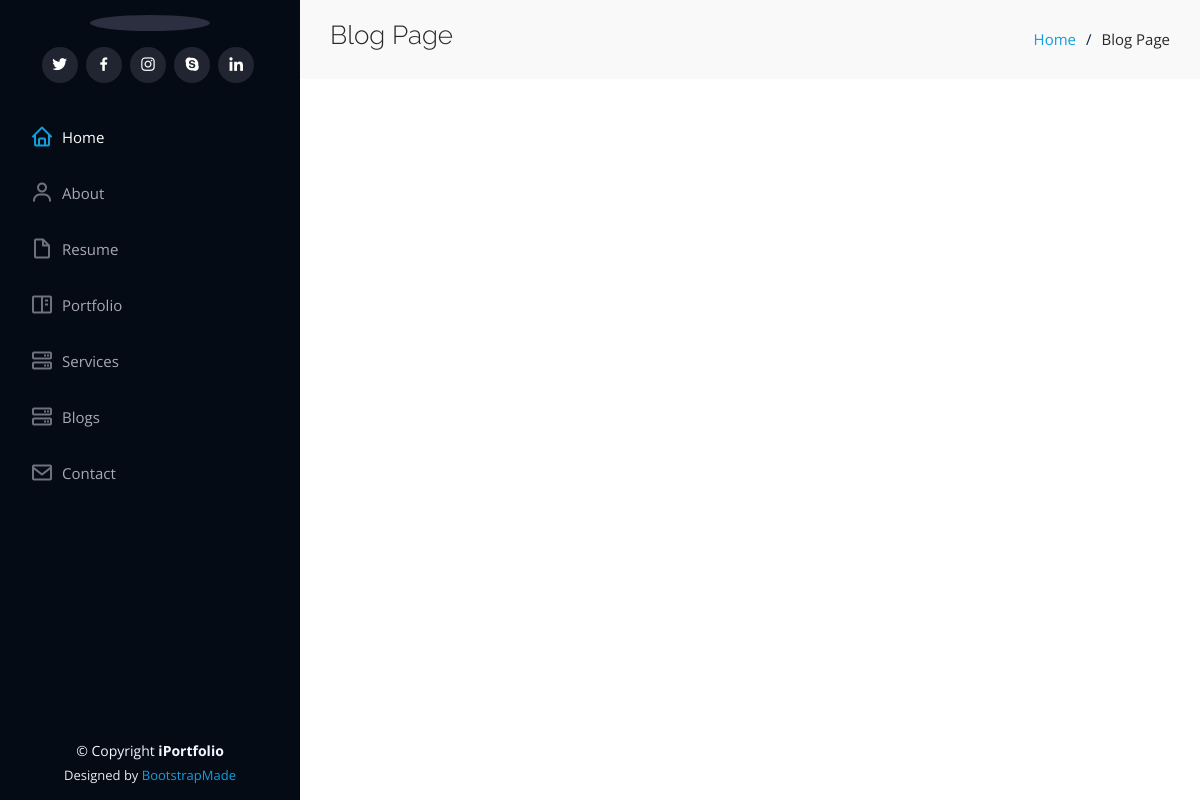
/blog/category/AI, run on an earlier commit of the app's database.
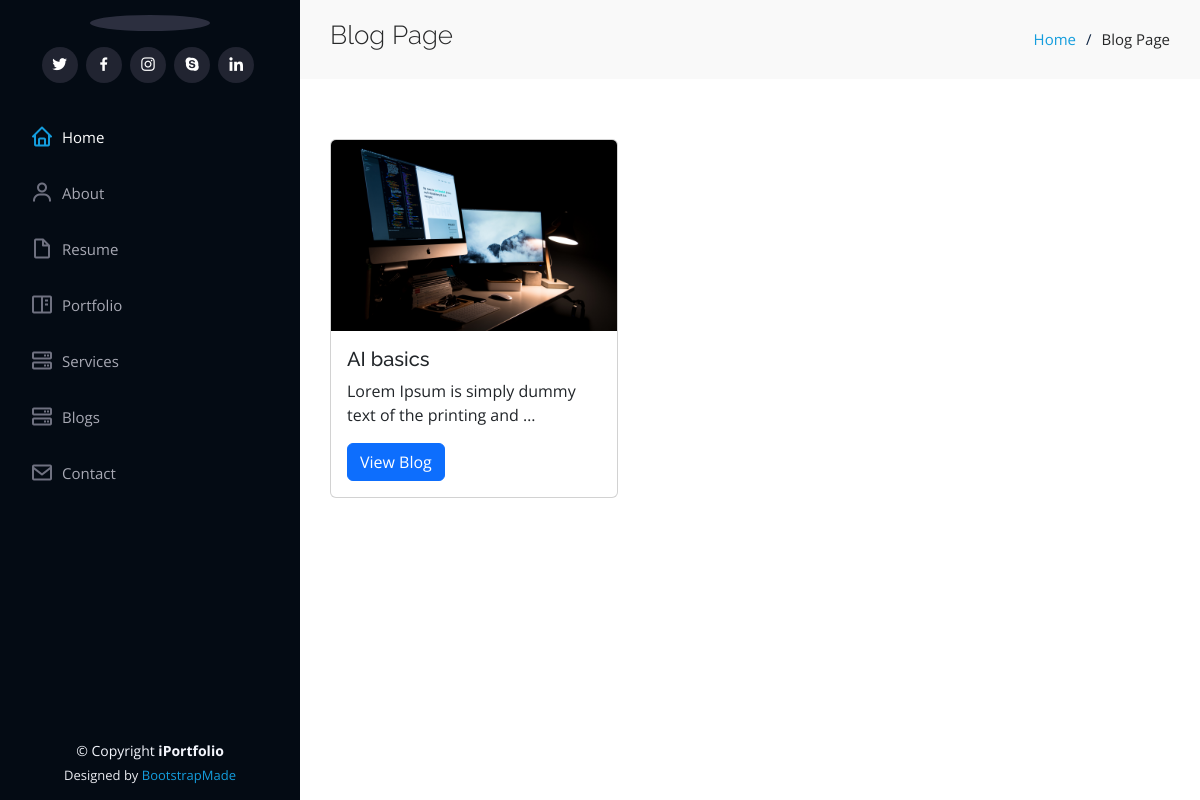
And on a later commit of the database.
### blog/models.py (models this page shows, shortened)
class Post(models.Model):
    auther = models.ForeignKey(User, related_name="post_auther",verbose_name=('auther'), on_delete=models.CASCADE)
    title = models.CharField(max_length=100,verbose_name=('title'))
    tags = TaggableManager(("tags"))
    image = models.ImageField(("image"),upload_to='post/')
    created_at = models.DateTimeField( ("created_at"),default=timezone.now)
    description = models.TextField(("description"),max_length=100000)
    slug = models.SlugField(null=True,blank=True)
    category = models.ForeignKey('PostCategory',related_name='post_category',verbose_name=('category'),on_delete=models.CASCADE ,null=True,blank=True)
    def get_absolute_url(self):
        return reverse("blog:post_detail", kwargs={"slug": self.slug})

### blog/views.py (the view)
# urls.py: path('category/<str:slug>' , views.PostByCategory.as_view() , name='post_by_category'),
class PostByCategory(ListView):
    model = Post
    def get_queryset(self) :
        slug = self.kwargs['slug']
        object_list = Post.objects.filter(
            Q(category__name__icontains = slug)
        )
        return object_list

### blog/templates/blog/post_list.html
{% extends "base.html" %}
{% load static %}
{% block body %}
<main id="main">
    <section class="breadcrumbs">
        <div class="container">
            <div class="d-flex justify-content-between align-items-center">
                <h2>Blog Page</h2>
                <ol>
                    <li><a href="/">Home</a></li>
                    <li>Blog Page</li>
                </ol>
            </div>
        </div>
    </section>
    <section class="inner-page">
        <div class="container">
            {% for post in object_list %}
            <div class="card" style="width: 18rem;">
                <img src="{{post.image.url}}" class="card-img-top" alt="...">
                <div class="card-body">
                    <h5 class="card-title">{{post.title}}</h5>
                    <p class="card-text">{{post.description|safe|truncatewords:10}}</p>
                    <a href="{{post.get_absolute_url}}" class="btn btn-primary">View Blog</a>
                </div>
            </div>
            {% endfor %}
        </div>
    </section>
</main>
{% endblock body%}

What changed in the data, as far as the page shows it:
now on this page (row edited): Post: image (picture), title "AI basics", description "Lorem Ipsum is simply dummy text of the printing and …"
